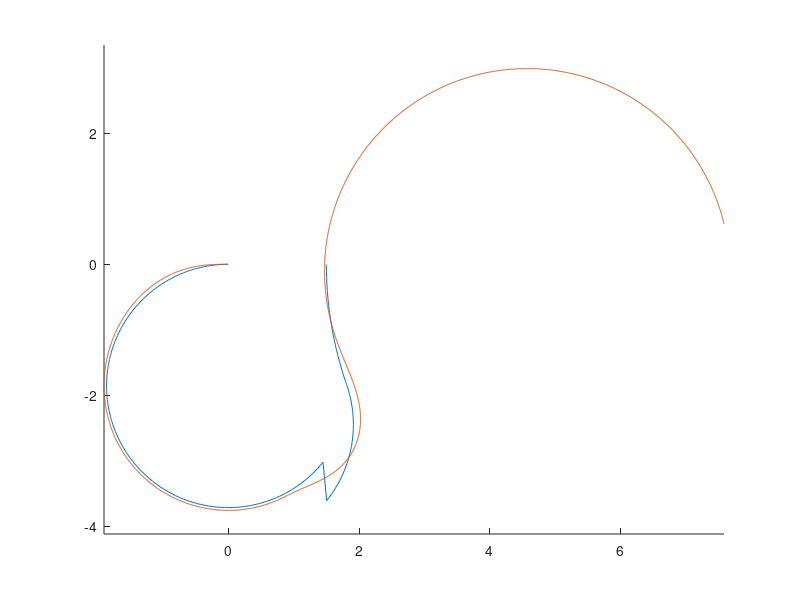

Source code (MATLAB):
clear all 
close all

%% path generation
%%% s curve
t = 0:0.01:10;
rad = 50;
% xpath = t;
% a = 2;
% k = 1;
% ypath = 4 - (5*(1./(1+exp(-k.*(xpath-a)))));

load('motionplanCircle.mat');
xpath = motionplan(3,:);
ypath = motionplan(4,:);

%%% sine wave
% th = 0:pi/100:10*pi;
% rad = 50;
% xpath = th;
% ypath = 5*sin(th/4);

figure(1)
hold on
plot(xpath, ypath);
hold off

%% state

u = [0.1, 0]'; % u = (v, omega)

z = [0, 0, pi, 0;
     0, 0, pi, 0]'; % z = (x, y, theta, zeta)

L = 0.3;
lr = L/2;

Kp = 0.7;
dt = 0.1;


%% controls

for j = 1:200
    % find closest tp in range
    kdd = 10;
    ld = kdd*u(1);
    tp_max = ld+0.2;
    tp_min = ld-0.2;
    min = ld+1;
    xg = 0;
    yg = 0;

%     bwx = z(1, end) - lr*cos(z(3, end));
%     bwy = z(2, end) - lr*sin(z(3, end));
    bwx = z(1,end);
    bwy = z(2, end);
    ispan = j:length(xpath);
    for i = ispan
        d = sqrt( ( bwx-xpath(i) )^2 + ( bwy-ypath(i) )^2 );
        %     a = atan2(ypath(i) - bwy,xpath(i) -bwx);
        if(d<tp_max) && (d>tp_min)
            a =  z(3, end)  - atan2((ypath(i) - bwy),(xpath(i) - bwx));
            if(a > pi)
                a = a-2*pi;
            end
            if (a < pi/2) && (a > -pi/2) && (d<min)
                min = d;
                xg = xpath(i);
                yg = ypath(i);
                alpha=a;
            end
        end
    end

    % steering angle
    % alpha=atan2(yg - bwy,xg - bwx);
    % delta = atan((2*L*sin(alpha))/(min));
    delta = -atan2((2*L*sin(alpha)),(ld));
%     z(4,end) = delta;

    tspan = 1:10;

    for t = tspan
        bwx = z(1, end);
        bwy = z(2, end);
        beta = atan(lr*tan(z(4, end))/L);
        xdot = u(1) * cos(z(3, end));
        ydot = u(1) * sin(z(3, end));
        thetadot = u(1) * (tan(z(4, end)))/(L);
        omega = u(2);

        zdot = [xdot*dt, ydot*dt, thetadot*dt, omega*dt]';

        z = [z, z(:, end)+zdot];

%         p controller
            e = delta - z(4, end);
            u(2) = Kp * e;

        %brake
%         derr = sqrt( ( bwx-xg )^2 + ( bwy-yg )^2 );
%         if(derr<1)
%             u(1) = 0;
%         end
    end



end
    figure(1)
    hold on
    axis equal
    plot (z(1, :), z(2, :));
% 
% figure(2)
% subplot(4,1,1)
% plot(tspan, z(1, 3:end))
% 
% subplot(4,1,2)
% plot(tspan, z(2, 3:end))
% 
% subplot(4,1,3)
% plot(tspan, rad2deg(z(3, 3:end)))
% 
% subplot(4,1,4)
% plot(tspan, rad2deg(z(4, 3:end)))
